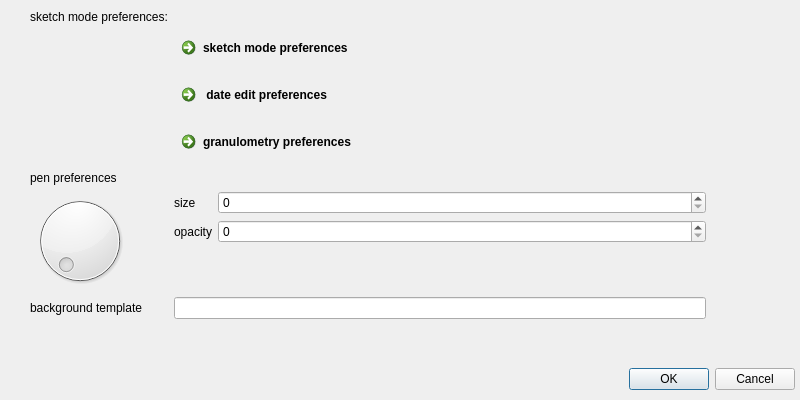
<?xml version="1.0" encoding="UTF-8"?>
<ui version="4.0">
 <class>Form</class>
 <widget class="QWidget" name="Form">
  <property name="geometry">
   <rect>
    <x>0</x>
    <y>0</y>
    <width>800</width>
    <height>400</height>
   </rect>
  </property>
  <property name="windowTitle">
   <string>Form</string>
  </property>
  <widget class="QStackedWidget" name="stackedWidget">
   <property name="geometry">
    <rect>
     <x>0</x>
     <y>0</y>
     <width>800</width>
     <height>350</height>
    </rect>
   </property>
   <property name="currentIndex">
    <number>3</number>
   </property>
   <widget class="QWidget" name="page">
    <widget class="QWidget" name="formLayoutWidget">
     <property name="geometry">
      <rect>
       <x>10</x>
       <y>0</y>
       <width>786</width>
       <height>210</height>
      </rect>
     </property>
     <layout class="QFormLayout" name="formLayout">
      <item row="4" column="0">
       <widget class="QLabel" name="label_2">
        <property name="text">
         <string>default event</string>
        </property>
       </widget>
      </item>
      <item row="4" column="1">
       <widget class="QComboBox" name="comboBox">
        <item>
         <property name="text">
          <string>event</string>
         </property>
        </item>
        <item>
         <property name="text">
          <string>todo</string>
         </property>
        </item>
        <item>
         <property name="text">
          <string>alarm</string>
         </property>
        </item>
       </widget>
      </item>
      <item row="5" column="0">
       <widget class="QLabel" name="label">
        <property name="text">
         <string>defaultcalendar</string>
        </property>
       </widget>
      </item>
      <item row="5" column="1">
       <widget class="QLineEdit" name="lineEdit"/>
      </item>
      <item row="2" column="0">
       <widget class="QCheckBox" name="checkBox">
        <property name="text">
         <string>start with auto mode</string>
        </property>
       </widget>
      </item>
      <item row="3" column="0">
       <widget class="QCheckBox" name="checkBox_2">
        <property name="text">
         <string>sync with calendar (requires auto mode)</string>
        </property>
       </widget>
      </item>
      <item row="1" column="0">
       <widget class="QLabel" name="label_3">
        <property name="text">
         <string>Auto Mode Preferences:</string>
        </property>
       </widget>
      </item>
      <item row="1" column="1">
       <widget class="QCommandLinkButton" name="commandLinkButton">
        <property name="text">
         <string>sketch mode preferences</string>
        </property>
       </widget>
      </item>
      <item row="2" column="1">
       <widget class="QCommandLinkButton" name="commandLinkButton_2">
        <property name="text">
         <string> date edit preferences</string>
        </property>
       </widget>
      </item>
      <item row="3" column="1">
       <widget class="QCommandLinkButton" name="commandLinkButton_12">
        <property name="text">
         <string>granulometry preferences</string>
        </property>
       </widget>
      </item>
     </layout>
    </widget>
   </widget>
   <widget class="QWidget" name="page_2">
    <widget class="QWidget" name="layoutWidget">
     <property name="geometry">
      <rect>
       <x>10</x>
       <y>10</y>
       <width>761</width>
       <height>321</height>
      </rect>
     </property>
     <layout class="QFormLayout" name="formLayout_8">
      <item row="0" column="0">
       <layout class="QFormLayout" name="formLayout_2">
        <property name="fieldGrowthPolicy">
         <enum>QFormLayout::AllNonFixedFieldsGrow</enum>
        </property>
        <item row="0" column="0" colspan="2">
         <widget class="QLabel" name="label_4">
          <property name="text">
           <string>granulometry:</string>
          </property>
         </widget>
        </item>
        <item row="1" column="0">
         <widget class="QDial" name="dial"/>
        </item>
        <item row="1" column="1">
         <layout class="QFormLayout" name="formLayout_6">
          <item row="0" column="0">
           <widget class="QLabel" name="label_12">
            <property name="text">
             <string>inner</string>
            </property>
           </widget>
          </item>
          <item row="0" column="1">
           <widget class="QSpinBox" name="spinBox_9"/>
          </item>
          <item row="1" column="0">
           <widget class="QLabel" name="label_13">
            <property name="text">
             <string>middle</string>
            </property>
           </widget>
          </item>
          <item row="1" column="1">
           <widget class="QSpinBox" name="spinBox_10"/>
          </item>
          <item row="2" column="0">
           <widget class="QLabel" name="label_14">
            <property name="text">
             <string>outer</string>
            </property>
           </widget>
          </item>
          <item row="2" column="1">
           <widget class="QSpinBox" name="spinBox_11"/>
          </item>
         </layout>
        </item>
       </layout>
      </item>
      <item row="1" column="0">
       <layout class="QFormLayout" name="formLayout_3">
        <item row="0" column="0" colspan="2">
         <widget class="QLabel" name="label_5">
          <property name="text">
           <string>granulometry radii 1:</string>
          </property>
         </widget>
        </item>
        <item row="1" column="0">
         <widget class="QDial" name="dial_2"/>
        </item>
        <item row="1" column="1">
         <layout class="QFormLayout" name="formLayout_7">
          <item row="0" column="0">
           <widget class="QLabel" name="label_15">
            <property name="text">
             <string>inner</string>
            </property>
           </widget>
          </item>
          <item row="0" column="1">
           <widget class="QSpinBox" name="spinBox_12"/>
          </item>
          <item row="1" column="0">
           <widget class="QLabel" name="label_16">
            <property name="text">
             <string>middle</string>
            </property>
           </widget>
          </item>
          <item row="1" column="1">
           <widget class="QSpinBox" name="spinBox_13"/>
          </item>
         </layout>
        </item>
       </layout>
      </item>
      <item row="1" column="1">
       <widget class="QTextBrowser" name="textBrowser">
        <property name="html">
         <string>&lt;!DOCTYPE HTML PUBLIC &quot;-//W3C//DTD HTML 4.0//EN&quot; &quot;http://www.w3.org/TR/REC-html40/strict.dtd&quot;&gt;
&lt;html&gt;&lt;head&gt;&lt;meta name=&quot;qrichtext&quot; content=&quot;1&quot; /&gt;&lt;style type=&quot;text/css&quot;&gt;
p, li { white-space: pre-wrap; }
&lt;/style&gt;&lt;/head&gt;&lt;body style=&quot; font-family:'Droid Sans'; font-size:18pt; font-weight:400; font-style:normal;&quot;&gt;
&lt;p align=&quot;center&quot; style=&quot; margin-top:0px; margin-bottom:0px; margin-left:0px; margin-right:0px; -qt-block-indent:0; text-indent:0px;&quot;&gt;&lt;span style=&quot; font-size:10pt; font-weight:600;&quot;&gt;Granulometry: time tolerance while dragging: set up here your favourite time steps. defaults are: 15, 5, 1 minutes&lt;/span&gt;&lt;/p&gt;
&lt;p align=&quot;center&quot; style=&quot; margin-top:0px; margin-bottom:0px; margin-left:0px; margin-right:0px; -qt-block-indent:0; text-indent:0px;&quot;&gt;&lt;span style=&quot; font-size:10pt; font-weight:600;&quot;&gt;Granulometry radii: radii of the boundaries between zones, measured from the center.&lt;/span&gt;&lt;/p&gt;
&lt;p align=&quot;center&quot; style=&quot; margin-top:0px; margin-bottom:0px; margin-left:0px; margin-right:0px; -qt-block-indent:0; text-indent:0px;&quot;&gt;&lt;span style=&quot; font-size:10pt; font-weight:600;&quot;&gt;defaults are: 100, 200&lt;/span&gt;&lt;/p&gt;&lt;/body&gt;&lt;/html&gt;</string>
        </property>
       </widget>
      </item>
      <item row="0" column="1">
       <layout class="QVBoxLayout" name="verticalLayout">
        <item>
         <layout class="QVBoxLayout" name="verticalLayout_4">
          <item>
           <widget class="QCommandLinkButton" name="commandLinkButton_3">
            <property name="text">
             <string>sketch mode preferences</string>
            </property>
           </widget>
          </item>
          <item>
           <widget class="QCommandLinkButton" name="commandLinkButton_4">
            <property name="text">
             <string> date edit preferences</string>
            </property>
           </widget>
          </item>
          <item>
           <widget class="QCommandLinkButton" name="commandLinkButton_13">
            <property name="text">
             <string>granulometry preferences</string>
            </property>
           </widget>
          </item>
         </layout>
        </item>
       </layout>
      </item>
     </layout>
    </widget>
   </widget>
   <widget class="QWidget" name="page_3">
    <widget class="QWidget" name="">
     <property name="geometry">
      <rect>
       <x>30</x>
       <y>20</y>
       <width>777</width>
       <height>268</height>
      </rect>
     </property>
     <layout class="QFormLayout" name="formLayout_4">
      <item row="0" column="0">
       <widget class="QCalendarWidget" name="calendarWidget"/>
      </item>
      <item row="0" column="1">
       <layout class="QVBoxLayout" name="verticalLayout_5">
        <item>
         <widget class="QCommandLinkButton" name="commandLinkButton_5">
          <property name="text">
           <string>sketch mode preferences</string>
          </property>
         </widget>
        </item>
        <item>
         <widget class="QCommandLinkButton" name="commandLinkButton_6">
          <property name="text">
           <string> date edit preferences</string>
          </property>
         </widget>
        </item>
        <item>
         <widget class="QCommandLinkButton" name="commandLinkButton_14">
          <property name="text">
           <string>granulometry preferences</string>
          </property>
         </widget>
        </item>
       </layout>
      </item>
     </layout>
    </widget>
   </widget>
   <widget class="QWidget" name="page_4">
    <widget class="QWidget" name="">
     <property name="geometry">
      <rect>
       <x>30</x>
       <y>10</y>
       <width>676</width>
       <height>325</height>
      </rect>
     </property>
     <layout class="QHBoxLayout" name="horizontalLayout">
      <item>
       <layout class="QFormLayout" name="formLayout_5">
        <property name="fieldGrowthPolicy">
         <enum>QFormLayout::AllNonFixedFieldsGrow</enum>
        </property>
        <item row="3" column="0">
         <widget class="QDial" name="dial_3"/>
        </item>
        <item row="3" column="1">
         <layout class="QFormLayout" name="formLayout_9">
          <property name="fieldGrowthPolicy">
           <enum>QFormLayout::AllNonFixedFieldsGrow</enum>
          </property>
          <item row="0" column="0">
           <widget class="QLabel" name="label_17">
            <property name="text">
             <string>size</string>
            </property>
           </widget>
          </item>
          <item row="0" column="1">
           <widget class="QSpinBox" name="spinBox_14"/>
          </item>
          <item row="1" column="0">
           <widget class="QLabel" name="label_18">
            <property name="text">
             <string>opacity</string>
            </property>
           </widget>
          </item>
          <item row="1" column="1">
           <widget class="QSpinBox" name="spinBox_15"/>
          </item>
         </layout>
        </item>
        <item row="4" column="0">
         <widget class="QLabel" name="backgroundTemplateLabel">
          <property name="text">
           <string>background template</string>
          </property>
         </widget>
        </item>
        <item row="4" column="1">
         <widget class="QLineEdit" name="backgroundTemplateLineEdit"/>
        </item>
        <item row="1" column="1">
         <layout class="QVBoxLayout" name="verticalLayout_6">
          <item>
           <widget class="QCommandLinkButton" name="commandLinkButton_7">
            <property name="text">
             <string>sketch mode preferences</string>
            </property>
           </widget>
          </item>
          <item>
           <widget class="QCommandLinkButton" name="commandLinkButton_8">
            <property name="text">
             <string> date edit preferences</string>
            </property>
           </widget>
          </item>
          <item>
           <widget class="QCommandLinkButton" name="commandLinkButton_15">
            <property name="text">
             <string>granulometry preferences</string>
            </property>
           </widget>
          </item>
         </layout>
        </item>
        <item row="2" column="0">
         <widget class="QLabel" name="label_6">
          <property name="text">
           <string>pen preferences</string>
          </property>
         </widget>
        </item>
        <item row="0" column="0">
         <widget class="QLabel" name="sketchModePreferencesLabel">
          <property name="text">
           <string>sketch mode preferences:</string>
          </property>
         </widget>
        </item>
       </layout>
      </item>
     </layout>
    </widget>
   </widget>
  </widget>
  <widget class="QDialogButtonBox" name="buttonBox">
   <property name="geometry">
    <rect>
     <x>600</x>
     <y>360</y>
     <width>195</width>
     <height>38</height>
    </rect>
   </property>
   <property name="standardButtons">
    <set>QDialogButtonBox::Cancel|QDialogButtonBox::Ok</set>
   </property>
  </widget>
 </widget>
 <resources/>
 <connections/>
</ui>
